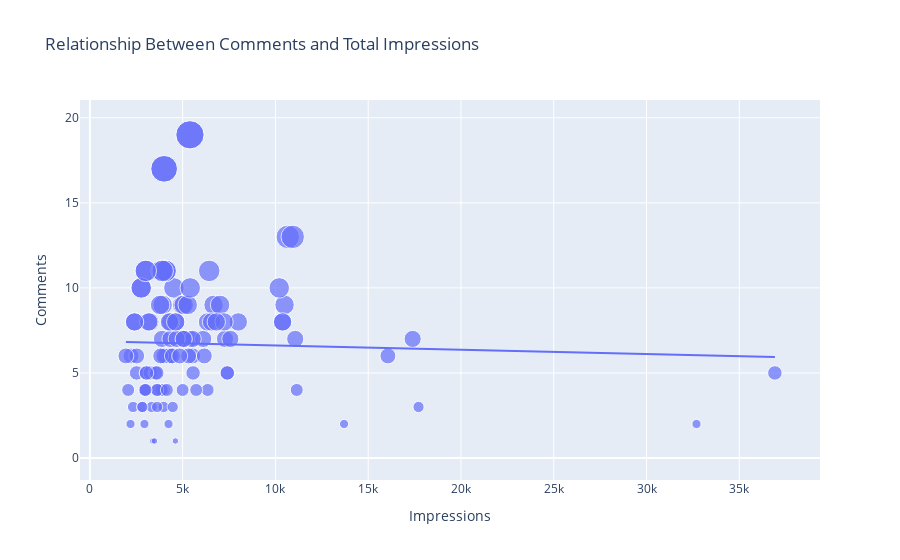

The notebook cell saved with this chart:
### Markdown cell above
- There is a linear relationship between the number of likes and the reach I got on Instagram. 

- Let’s see the relationship between the number of comments and the number of impressions on my Instagram posts:

### Code cell
figure = px.scatter(data_frame = data, x="Impressions",
                    y="Comments", size="Comments", trendline="ols", 
                    title = "Relationship Between Comments and Total Impressions")
figure.show()

### Figure 1 — Plotly figure (JSON) as saved in the notebook; plotly's stock layout.template omitted (floating-point values rounded to 4 significant figures)
{"data": [{"hovertemplate": "Impressions=%{x}<br>Comments=%{marker.size}<extra></extra>", "legendgroup": "", "marker": {"color": "#636efa", "size": [9, 7, 11, 10, 5, 7, 6, 6, 8, 7, 7, 17, 8, 4, 3, 7, 5, 8, 11, 19, 10, 11, 11, 9, 11, 8, 6, 7, 6, 3, 4, 2, 6, 6, 4, 8, 4, 9, 6, 4, 3, 5, 8, 4, 9, 2, 11, 13, 6, 9, 1, 3, 5, 7, 8, 2, 0, 7, 3, 6, 13, 9, 0, 1, 5, 5, 7, 8, 3, 9, 6, 4, 6, 7, 9, 7, 17, 8, 6, 8, 4, 3, 5, 8, 4, 5, 8, 11, 19, 10, 11, 11, 10, 6, 8, 4, 1, 4, 7, 8, 7, 8, 3, 5, 6, 4, 10, 2, 4, 0, 2, 5], "sizemode": "area", "sizeref": 0.0475, "symbol": "circle"}, "mode": "markers", "name": "", "orientation": "v", "showlegend": false, "type": "scatter", "x": [3920, 5394, 4021, 4528, 2518, 3884, 4115, 2218, 3234, 4344, 5055, 4002, 2407, 2064, 3973, 7281, 3052, 4628, 4082, 5394, 2766, 3924, 3015, 6666, 3854, 4355, 4343, 6108, 2523, 2327, 3990, 2191, 1941, 16062, 4998, 4289, 3880, 3786, 4298, 3630, 2826, 7407, 10386, 2998, 7018, 2941, 6432, 10667, 3988, 4978, 3388, 4467, 3246, 5072, 6339, 4239, 3454, 7571, 3333, 3818, 10933, 5058, 3601, 3480, 3525, 3606, 5542, 6559, 3623, 10493, 4446, 2957, 5538, 4681, 5273, 5055, 4002, 3169, 6168, 2407, 3630, 2826, 7407, 10386, 2998, 3052, 4628, 4082, 5394, 2766, 3924, 3015, 5409, 5323, 8001, 4150, 4609, 6348, 11068, 7231, 17396, 6814, 17713, 5563, 4842, 11149, 10206, 13700, 5731, 4139, 32695, 36919], "xaxis": "x", "y": [9, 7, 11, 10, 5, 7, 6, 6, 8, 7, 7, 17, 8, 4, 3, 7, 5, 8, 11, 19, 10, 11, 11, 9, 11, 8, 6, 7, 6, 3, 4, 2, 6, 6, 4, 8, 4, 9, 6, 4, 3, 5, 8, 4, 9, 2, 11, 13, 6, 9, 1, 3, 5, 7, 8, 2, 0, 7, 3, 6, 13, 9, 0, 1, 5, 5, 7, 8, 3, 9, 6, 4, 6, 7, 9, 7, 17, 8, 6, 8, 4, 3, 5, 8, 4, 5, 8, 11, 19, 10, 11, 11, 10, 6, 8, 4, 1, 4, 7, 8, 7, 8, 3, 5, 6, 4, 10, 2, 4, 0, 2, 5], "yaxis": "y"}, {"hovertemplate": "<b>OLS trendline</b><br>Comments = -2.51219e-05 * Impressions + 6.86831<br>R<sup>2</sup>=0.001172<br><br>Impressions=%{x}<br>Comments=%{y} <b>(trend)</b><extra></extra>", "legendgroup": "", "marker": {"color": "#636efa", "symbol": "circle"}, "mode": "lines", "name": "", "showlegend": false, "type": "scatter", "x": [1941, 2064, 2191, 2218, 2327, 2407, 2407, 2518, 2523, 2766, 2766, 2826, 2826, 2941, 2957, 2998, 2998, 3015, 3015, 3052, 3052, 3169, 3234, 3246, 3333, 3388, 3454, 3480, 3525, 3601, 3606, 3623, 3630, 3630, 3786, 3818, 3854, 3880, 3884, 3920, 3924, 3924, 3973, 3988, 3990, 4002, 4002, 4021, 4082, 4082, 4115, 4139, 4150, 4239, 4289, 4298, 4343, 4344, 4355, 4446, 4467, 4528, 4609, 4628, 4628, 4681, 4842, 4978, 4998, 5055, 5055, 5058, 5072, 5273, 5323, 5394, 5394, 5394, 5409, 5538, 5542, 5563, 5731, 6108, 6168, 6339, 6348, 6432, 6559, 6666, 6814, 7018, 7231, 7281, 7407, 7407, 7571, 8001, 10206, 10386, 10386, 10493, 10667, 10933, 11068, 11149, 13700, 16062, 17396, 17713, 32695, 36919], "xaxis": "x", "y": [6.82, 6.816, 6.813, 6.813, 6.81, 6.808, 6.808, 6.805, 6.805, 6.799, 6.799, 6.797, 6.797, 6.794, 6.794, 6.793, 6.793, 6.793, 6.793, 6.792, 6.792, 6.789, 6.787, 6.787, 6.785, 6.783, 6.782, 6.781, 6.78, 6.778, 6.778, 6.777, 6.777, 6.777, 6.773, 6.772, 6.771, 6.771, 6.771, 6.77, 6.77, 6.77, 6.768, 6.768, 6.768, 6.768, 6.768, 6.767, 6.766, 6.766, 6.765, 6.764, 6.764, 6.762, 6.761, 6.76, 6.759, 6.759, 6.759, 6.757, 6.756, 6.755, 6.753, 6.752, 6.752, 6.751, 6.747, 6.743, 6.743, 6.741, 6.741, 6.741, 6.741, 6.736, 6.735, 6.733, 6.733, 6.733, 6.732, 6.729, 6.729, 6.729, 6.724, 6.715, 6.713, 6.709, 6.709, 6.707, 6.704, 6.701, 6.697, 6.692, 6.687, 6.685, 6.682, 6.682, 6.678, 6.667, 6.612, 6.607, 6.607, 6.605, 6.6, 6.594, 6.59, 6.588, 6.524, 6.465, 6.431, 6.423, 6.047, 5.941], "yaxis": "y"}], "layout": {"autosize": true, "legend": {"itemsizing": "constant", "tracegroupgap": 0}, "title": {"text": "Relationship Between Comments and Total Impressions"}, "xaxis": {"anchor": "y", "autorange": true, "domain": [0, 1], "range": [-735.3, 39540.0], "title": {"text": "Impressions"}, "type": "linear"}, "yaxis": {"anchor": "x", "autorange": true, "domain": [0, 1], "range": [-1.592, 22.29], "title": {"text": "Comments"}, "type": "linear"}}}
